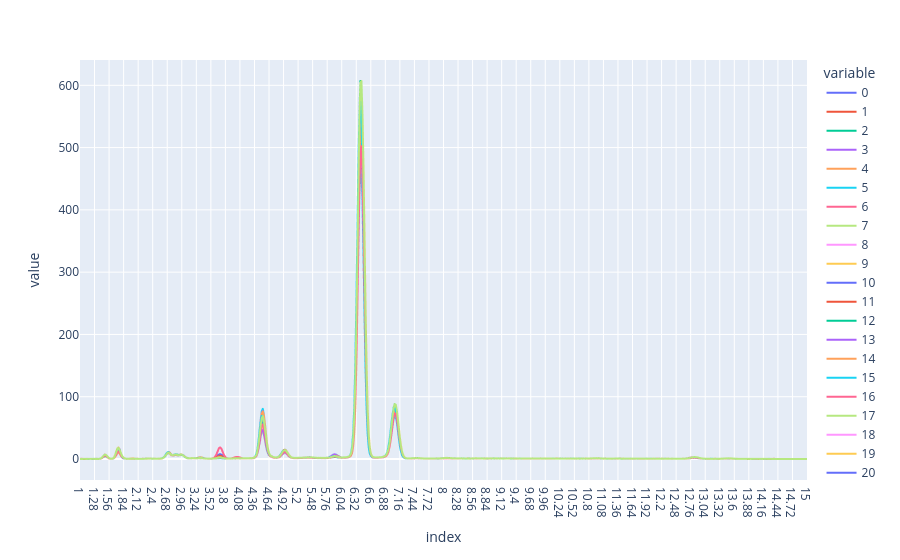

Here is the notebook cell this chart was saved with:
### Code cell
pd.options.plotting.backend = 'plotly' # setting plotly as the backend for pandas plotting 
Xcalclass.T.plot() # easily plotting the spectra
